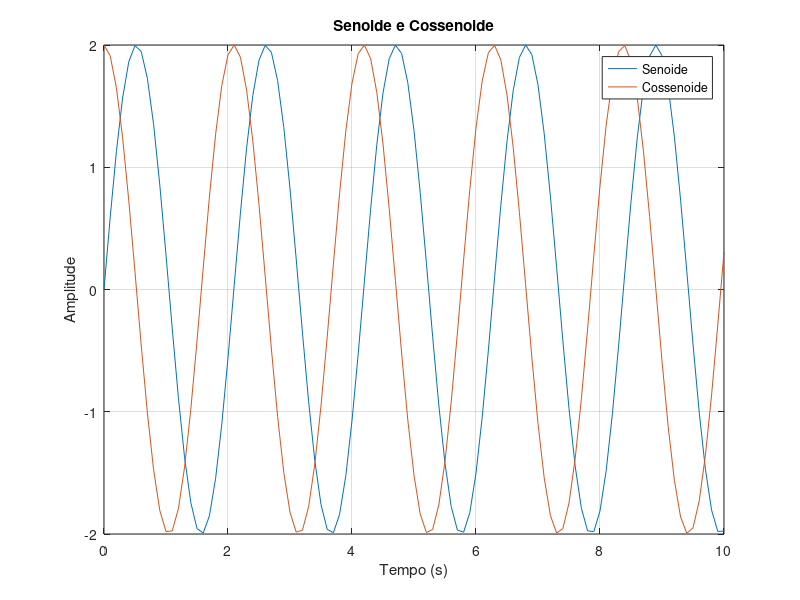

Source code (MATLAB):
% Lista de Exercícios 3

% 1. Funções e Gráficos 2D

v_tempo = 0:0.1:10;

senoide = 2*sin(3*v_tempo);
cossenoide = 2*cos(3*v_tempo);

figure
plot(v_tempo, senoide);
xlabel('Tempo (s)')
ylabel('Amplitude')
hold on;
plot (v_tempo, cossenoide);
title('Senoide e Cossenoide')
legend('Senoide', 'Cossenoide')
grid on;

disp(length(v_tempo));
